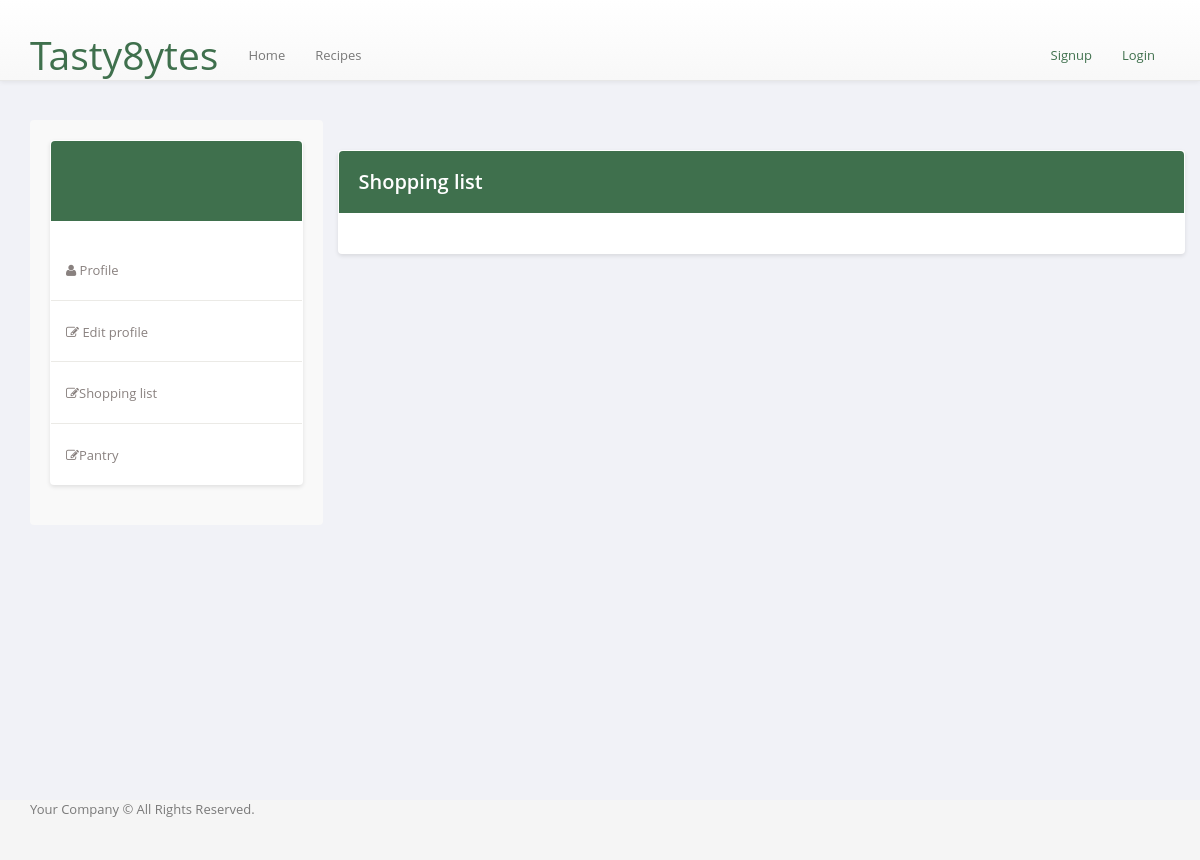
The app's page /shoplist/5, older data.
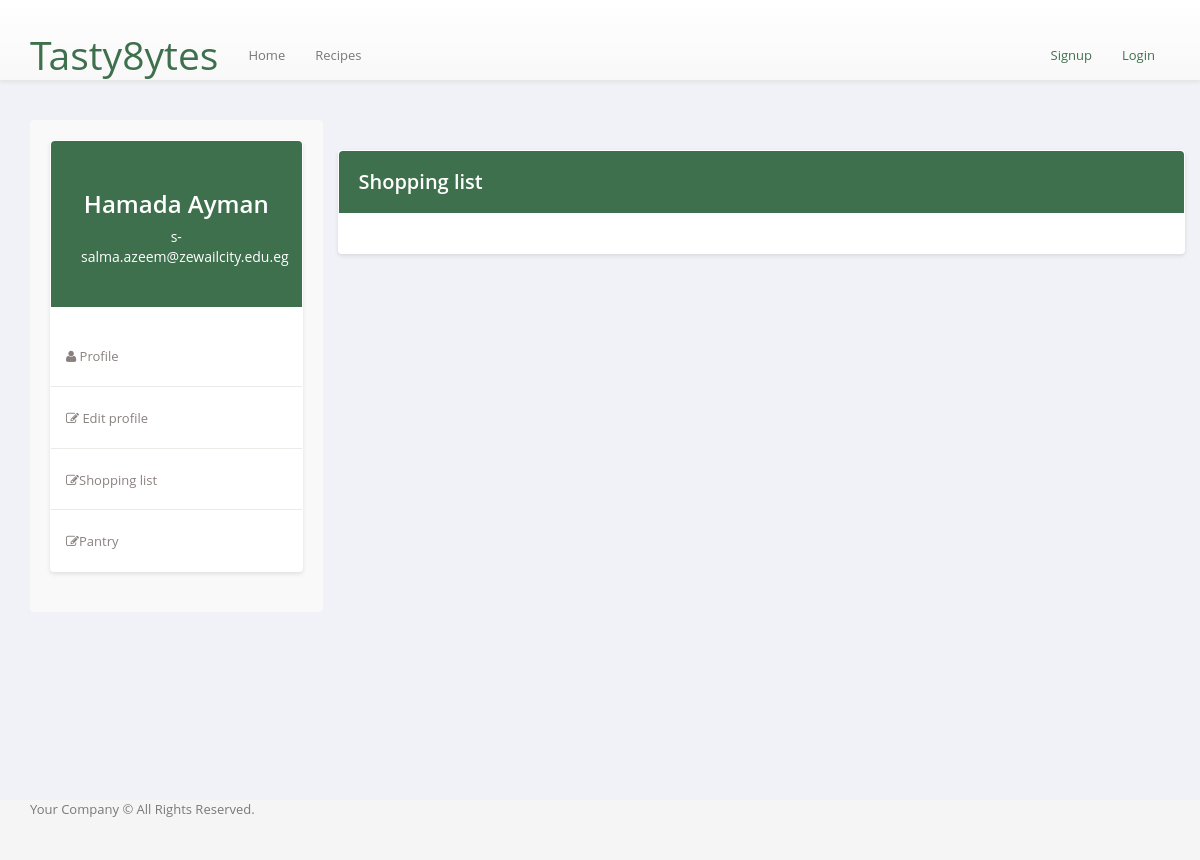
The same page, newer data.
### backend/complete/models.py (models this page shows)
class User(db.Model, UserMixin):
    id = db.Column(db.Integer, primary_key=True)
    email = db.Column(db.String(150), unique=True)
    password = db.Column(db.String(150))
    first_name = db.Column(db.String(150))
    last_name = db.Column(db.String(150))
    isChef = db.Column(db.String, default='off')

### backend/complete/views.py (the view)
@views.route('/shoplist/<userid>')
def shoppinglist(userid):
    object=shopping_list_database("instance\\MainDB.db")
    listofingrients=object.display_shopping_list(userid)
    object = user_database("instance\\MainDB.db")
    userinfo= object.get_user(int(userid))
    return render_template('pages/usershoppinglist.html',item=userinfo, shoplist=listofingrients)

### controllers/database.py (called while the page is built)
    def l_tuple_to_list(self,tuplee):                       #function to change a list of tuples to a normal list
        listt =[]
        for item in tuplee:
            for itemm in item:
                listt.append(itemm)        # all the ingredients are now in a normal list
        return listt

    def establish_connection(self):
        self.connection = sqlite3.connect(self.database_name, timeout = 5000)

    def cursor(self):
        return self.connection.cursor()

    def get_user(self, user_id):
        query = f'Select * from User where id = {user_id}'
        cursor=self.cursor().execute(query)
        data=cursor.fetchall()
        data=self.l_tuple_to_list(data)
        return data

    def display_shopping_list(self, user_id):
        query = 'select distinct * from ShopList where UserID = ?'
        data = self.cursor().execute(query, (user_id,))
        ingredients_tuple = data.fetchall()
        list_ingredients = []
        for ingredient in ingredients_tuple:
            list_ingredients.append(ingredient[1])
        return list_ingredients

### backend/complete/templates/pages/usershoppinglist.html (shortened to what this page needs)
{% extends 'layouts/main.html' %}
{% block content %}
<div class="container">
  <div class="row">
    <div class="profile-nav col-md-3">
      <div class="panel">
        <div class="user-heading round">
          <h1>{{item[3]}} {{item[4]}}</h1>
          <p>{{item[1]}}</p>
        </div>
        <ul class="nav nav-pills nav-stacked">
          <li><a href="{{ url_for('views.userprofile',userid=current_user.id) }}"> <i class="fa fa-user"></i> Profile</a></li>
          <li><a href="{{ url_for('views.useredit', userid=current_user.id) }}"> <i class="fa fa-edit"></i> Edit profile</a></li>
          <li><a href="{{ url_for('views.shoppinglist', userid=current_user.id) }}"> <i class="fa fa-edit"></i>Shopping list</a></li>
          <li><a href="{{ url_for('views.viewpantry', userid=current_user.id) }}"> <i class="fa fa-edit"></i>Pantry</a></li>
        </ul>
      </div>
    </div>
    <div class="profile-info col-md-9">
      <div class="panel">
        <div class="bio-graph-heading">
          <h2>Shopping list</h2>
        </div>
        <div class="panel-body bio-graph-info">
        </div>
      </div>
    </div>
  </div>
</div>
{% endblock %}

Row changes from the older to the newer data that the page shows:
added User: first_name "Hamada", last_name "Ayman", email "s-salma.azeem@zewailcity.edu.eg"
